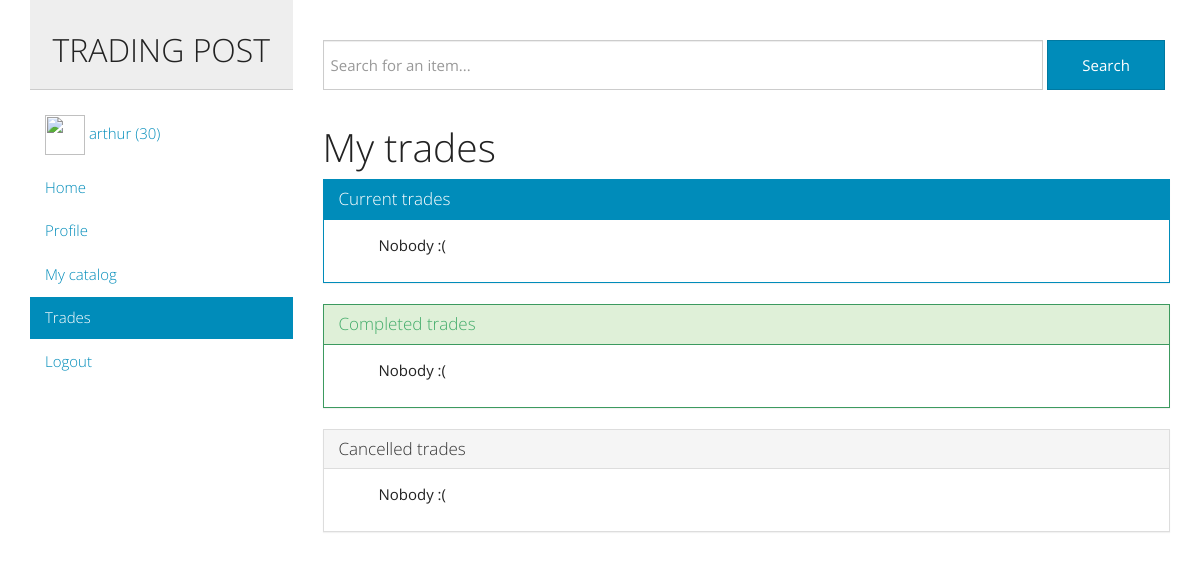
Page /trade (signed in) on the earlier database version.
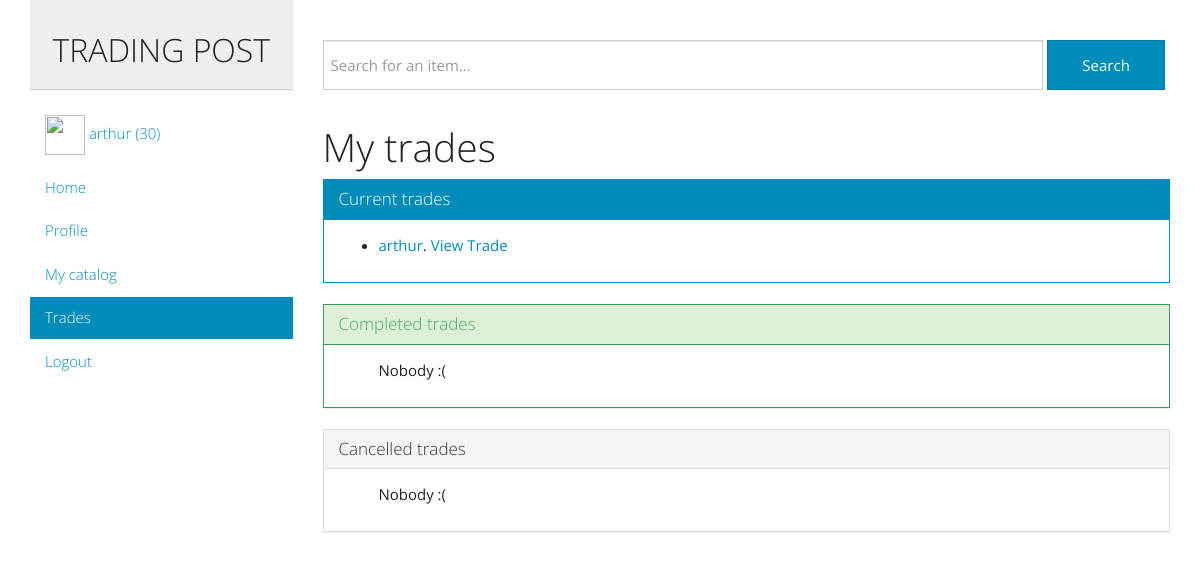
Same page on the later database version.
### trade/models.py (models this page shows)
class Trade(models.Model):
  user1 = models.ForeignKey(User, related_name='user1')
  user2 = models.ForeignKey(User, related_name='user2')
  items = models.ManyToManyField(Item)
  date_created = models.DateTimeField(auto_now=True)
  date_completed = models.DateTimeField(blank=True, null=True)
  status = models.IntegerField(default=0)

### trade/views.py (the view, shortened to what this page needs)
# urls.py: url(r'^trade', 'trade.views.trade_action'),
@login_required
def trade_action(request):
  if 'action' not in request.GET:
    user = request.user
    trades = Trade.objects.filter(Q(user1=request.user) | Q(user2=request.user))
    active = []
    cancelled = []
    completed = []
    for trade in trades:
      if trade.status == 0:
        active.append(trade)
      elif trade.status == 1:
        cancelled.append(trade)
      elif trade.status == 2:
        completed.append(trade)
    return render(request, 'trade/my_trades.html', {'active_trades': active,
                                                    'cancelled_trades': cancelled,
                                                    'completed_trades': completed})

### trade/context_processors.py (called while the page is built, shortened)
def get_users(request):
  return {}

def nav(request):
  nav = {}
  if request.path == "/":
    nav['home'] = True
  elif request.user.username in request.path:
    nav['profile'] = True
  elif 'manage' in request.path:
    nav['catalog'] = True
  elif 'trade' in request.path:
    nav['trade'] = True
  return {'nav': nav}

### trade/templates/trade/my_trades.html (shortened to what this page needs)
{% extends "base.html" %}
{% block content %}
  <h1>My trades</h1>
  <div class="panel panel-primary">
    <div class="panel-heading">
      <h3 class="panel-title">Current trades</h3>
    </div>
    <div class="panel-body">
      <ul>
        {% for trade in active_trades %}
          <li>
          {% if trade.user1.id == user.id %}
             <a href="/user/{{trade.user1.username}}">{{trade.user2.username}}</a>
          {% else  %}
            <a href="/user/{{user.username}}">{{user.username}}</a>.
          {% endif %}
          <a href="/trade/view/{{trade.id}}">View Trade</a>
        {% empty %}
          Nobody :(
        {% endfor %}
      </ul>
    </div>
  </div>
  <div class="panel panel-success">
    <div class="panel-heading">
      <h3 class="panel-title">Completed trades</h3>
    </div>
    <div class="panel-body">
      <ul>
        {% for trade in nonactive_trades %}
          <li>
          {% if trade.user1.id == user.id %}
             <a href="/user/{{trade.user1.username}}">{{trade.user2.username}}</a>
          {% else  %}
            <a href="/user/{{user.username}}">{{user.username}}</a>.
          {% endif %}
          <a href="/trade/view/{{trade.id}}">View Trade</a>
        {% empty %}
          Nobody :(
        {% endfor %}
      </ul>
    </div>
  </div>
  <div class="panel panel-default">
    <div class="panel-heading">
      <h3 class="panel-title">Cancelled trades</h3>
    </div>
    <div class="panel-body">
      <ul>
        {% for trade in nonactive_trades %}
          <li>
          {% if trade.user1.id == user.id %}
             <a href="/user/{{trade.user1.username}}">{{trade.user2.username}}</a>
          {% else  %}
            <a href="/user/{{user.username}}">{{user.username}}</a>.
          {% endif %}
          <a href="/trade/{{trade.id}}" color_name="pink">View Trade</a>
        {% empty %}
          Nobody :(
        {% endfor %}
      </ul>
    </div>
  </div>
{% endblock %}

### trade/templates/base.html (shortened to what this page needs)
<!DOCTYPE HTML>
<html lang="en">
<head>
    <link href="/static/css/bootstrap.min.css" rel="stylesheet">
    <link href="/static/general.css" rel="stylesheet">
</head>
<body>
  <div class="container">
    <div class="row">
      <div class="col-md-3" id="logo">
        <h2>Trading Post</h2>
      </div>
      <div class="col-md-9" id="search">
        <form class="form" role="form" method="get" action="/search">
          <div class="form-group">
            <input type="search" class="form-control" name="q" placeholder="Search for an item..." value="{{q}}">
            <button type="submit" class="btn btn-primary">Search</button>
          </div>
        </form>
      </div>
    </div>
    <div class="row">
      <div id="sidebar" class="col-md-3">
        <ul class="nav nav-pills nav-stacked">
          {% if user.is_authenticated %}
          <li>
            <a><img src="https://scontent-a-lga.xx.fbcdn.net/hphotos-ash2/t1.0-9/398511_10150463491055810_1684691940_n.jpg" width="40" height="40" /> {{user.username}} (30)</a>
          </li>
          {% endif %}
          <li{%if nav.home%} class="active"{%endif%}><a href="/">Home</a></li>
          {% if user.is_authenticated %}
            <li{%if nav.profile%} class="active"{%endif%}><a href="/user/{{user.username}}">Profile</a></li>
            <li{%if nav.catalog%} class="active"{%endif%}><a href="/manage">My catalog</a></li>
            <li{%if nav.trade%} class="active"{%endif%}><a href="/trade">Trades</a></li>
            <li><a href="/logout">Logout</a></li>
          {% endif %}
        </ul>
      </div>
      <div class="col-md-9">
        <div id="content">
          {% block content %}
          {% endblock %}
        </div>
      </div>
    </div>
  </div>
</body>
</html>

### trade/static/general.css (style rules this page uses)
#logo { height: 82px; text-align: center; }
#logo h2 { text-transform: uppercase; background-color: #EEE; margin: 0; padding: 32px 15px 16px; height: 90px; border-bottom: 1px solid #CCC; }
#search { margin-top: 40px; }
#search input { width: 85%; height: 50px; }
#search .form-control { vertical-align: middle; display: inline; }
#search button { width: 14%; height: 50px; }
img { max-height: 200px; max-width: 80%; }

Differences in the rows shown:
now on this page (row edited): Trade: {{ user.username }} "arthur"
Other differences:
text no longer shown: "Nobody :("
